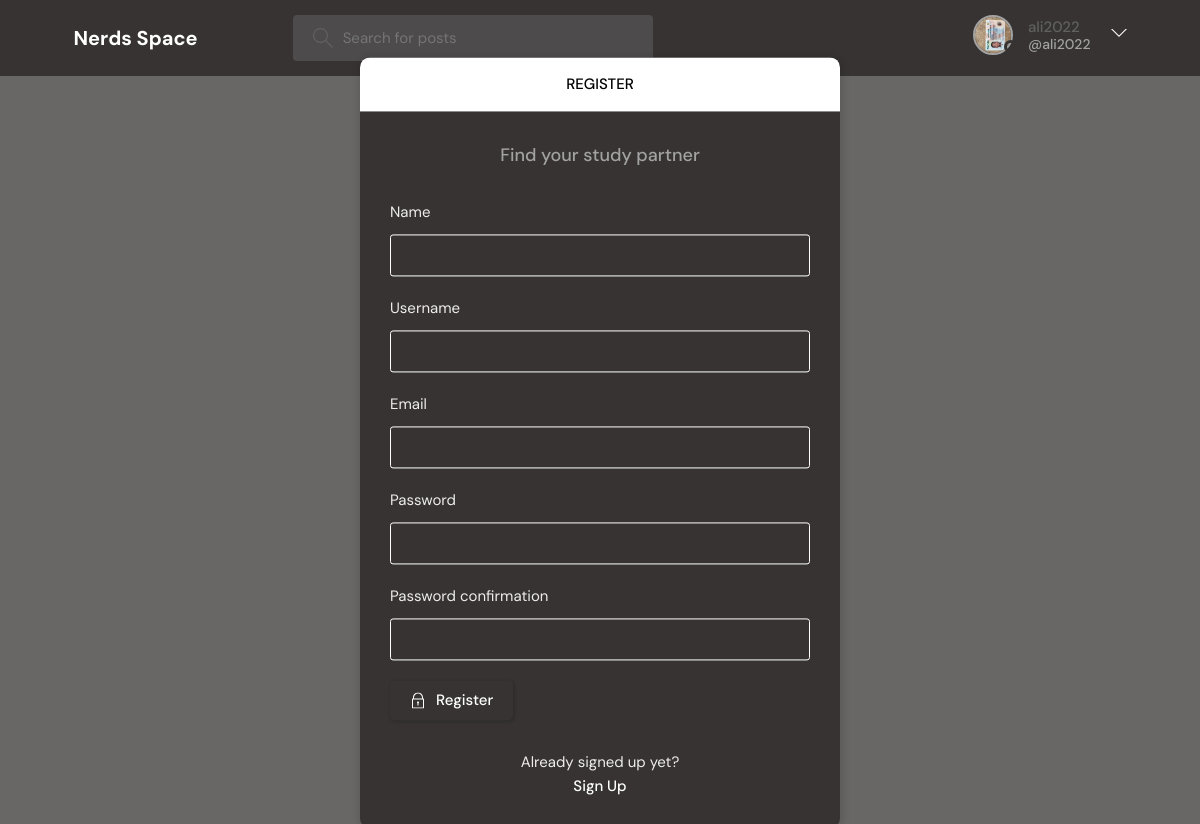
Page /register/ (signed in) on the committed database.
### base/models.py (models this page shows)
class User(AbstractUser):
    name = models.CharField(max_length=200, null=True)
    email = models.EmailField(unique=True, null=True)
    bio = models.TextField(null=True)
    avatar = models.ImageField(null=True, default="avatar.svg")
    USERNAME_FIELD = 'email'
    REQUIRED_FIELDS = ['username']

### base/views.py (the view, shortened to what this page needs)
# urls.py: path('register/', views.registerPage, name="register"),
def registerPage(request):
    form = MyUserCreationForm()
    return render(request, 'base/login_register.html', {'form': form})

### base/forms.py
class MyUserCreationForm(UserCreationForm):
    class Meta:
        model = User
        fields = ['name', 'username', 'email', 'password1', 'password2']

### base/templates/base/login_register.html (shortened to what this page needs)
{% extends 'main.html' %}
{% block content %}
<main class="auth layout">
  {% if page == 'login' %}
  <div class="container">
    <div class="layout__box">
      <div class="layout__boxHeader">
        <div class="layout__boxTitle">
          <h3>Login</h3>
        </div>
      </div>
      <div class="layout__body">
        <h2 class="auth__tagline">Find your study partner</h2>
        <form class="form" action="" method="POST">
          {% csrf_token %}
          <div class="form__group form__group">
            <label for="room_name">Email</label>
            <input id="username" name="email" type="email" placeholder="e.g. Mike123@email.com />
          </div>
          <div class=" form__group">
            <label for="password">Password</label>
            <input id="password" name="password" type="password"
              placeholder="&bull;&bull;&bull;&bull;&bull;&bull;&bull;&bull;" />
          </div>
          <button class="btn btn--main" type="submit">
            <svg version="1.1" xmlns="http://www.w3.org/2000/svg" width="32" height="32" viewBox="0 0 32 32">
              <title>lock</title>
              <path
                d="M27 12h-1v-2c0-5.514-4.486-10-10-10s-10 4.486-10 10v2h-1c-0.553 0-1 0.447-1 1v18c0 0.553 0.447 1 1 1h22c0.553 0 1-0.447 1-1v-18c0-0.553-0.447-1-1-1zM8 10c0-4.411 3.589-8 8-8s8 3.589 8 8v2h-16v-2zM26 30h-20v-16h20v16z">
              </path>
              <path
                d="M15 21.694v4.306h2v-4.306c0.587-0.348 1-0.961 1-1.694 0-1.105-0.895-2-2-2s-2 0.895-2 2c0 0.732 0.413 1.345 1 1.694z">
              </path>
            </svg>
            Login
          </button>
        </form>
        <div class="auth__action">
          <p>Haven't signed up yet?</p>
          <a href="{% url 'register' %}" class="btn btn--link">Sign Up</a>
        </div>
      </div>
    </div>
  </div>
  {% else %}
  <div class="container">
    <div class="layout__box">
      <div class="layout__boxHeader">
        <div class="layout__boxTitle">
          <h3>Register</h3>
        </div>
      </div>
      <div class="layout__body">
        <h2 class="auth__tagline">Find your study partner</h2>
        <form class="form" action="" method="POST">
          {% for field in form %}
          <div class="form__group form__group">
            <label for="room_name">{{field.label}}</label>
            {{field}}
          </div>
          {% endfor %}
          <button class="btn btn--main" type="submit">
            Register
          </button>
        </form>
        <div class="auth__action">
          <p>Already signed up yet?</p>
          <a href="{% url 'login' %}" class="btn btn--link">Sign Up</a>
        </div>
      </div>
    </div>
  </div>
  {% endif %}
</main>
{% endblock content %}

### templates/navbar.html (shortened to what this page needs)
{% load static %}
<header class="header header--loggedIn">
    <div class="container">
        <a href="{% url 'home' %}" class="header__logo">
            <h1>Nerds Space</h1>
        </a>
        <form class="header__search" method="GET" action="{% url 'home' %}">
            <label>
                <input name="q" placeholder="Search for posts" />
            </label>
        </form>
        <nav class="header__menu">
            {% if request.user.is_authenticated %}
            <div class="header__user">
                <a href="{% url 'update-user' %}">
                    <div class="avatar avatar--medium active">
                        <img src="{{request.user.avatar.url}}" />
                    </div>
                    <p>{{request.user.username}} <span>@{{request.user.username}}</span></p>
                </a>
                <button class="dropdown-button">
                    <svg version="1.1" xmlns="http://www.w3.org/2000/svg" width="32" height="32" viewBox="0 0 32 32">
                        <title>chevron-down</title>
                        <path d="M16 21l-13-13h-3l16 16 16-16h-3l-13 13z"></path>
                    </svg>
                </button>
            </div>
            {% else %}
            <a href="{% url 'login' %}">
                <img src="{% static 'images/avatar.svg' %}" />
                <p style='color: white' >Login</p>
            </a>
            {% endif %}
        </nav>
    </div>
</header>

### rows in the picture
User: user.avatar (picture), user.username "ali2022"

### other values in the picture
{{ field.label }} "Name" "Username" "Email" "Password" "Password confirmation"
